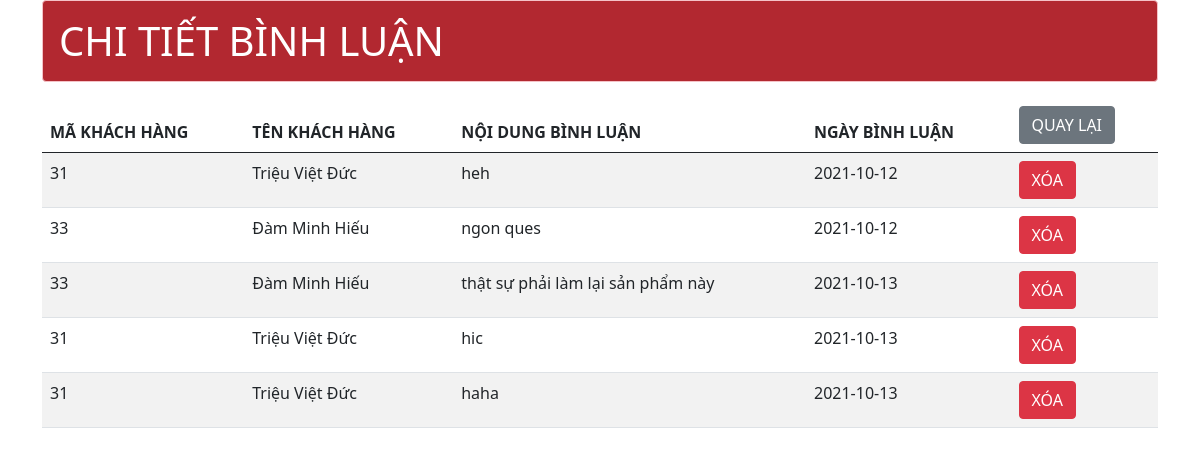
The page /admin/binh_luan/chi_tiet_cmt.php?ma_hh=19 on the database its author committed.
### tables this page shows
CREATE TABLE `binh_luan` (
  `ma_bl` int(11) NOT NULL,
  `noi_dung` varchar(255) NOT NULL,
  `ma_kh` int(11) NOT NULL,
  `ma_hh` int(11) NOT NULL,
  `ngay_tao` date NOT NULL
);

CREATE TABLE `khach_hang` (
  `ma_kh` int(11) NOT NULL,
  `ten_tk` varchar(255) NOT NULL,
  `ho_ten` varchar(255) NOT NULL,
  `email` varchar(255) NOT NULL,
  `sdt` int(11) NOT NULL,
  `mat_khau` varchar(255) NOT NULL,
  `img` varchar(255) NOT NULL,
  `gioi_tinh` tinyint(1) NOT NULL DEFAULT 1,
  `kich_hoat` tinyint(1) NOT NULL DEFAULT 1,
  `vai_tro` tinyint(1) NOT NULL DEFAULT 1
);

### admin/db/function.php (called while the page is built, shortened)
<?php
function pdo_get_connection(){
    $dburl = "mysql:host=localhost;dbname=db_du_an;charset=utf8";
    $username = 'root';
    $password = '';
    $conn = new PDO($dburl, $username, $password);
    $conn->setAttribute(PDO::ATTR_ERRMODE, PDO::ERRMODE_EXCEPTION);
    return $conn;
}
function pdo_query($sql){
    $sql_args = array_slice(func_get_args(), 1);
    try{
    $conn = pdo_get_connection();
    $stmt = $conn->prepare($sql);
    $stmt->execute($sql_args);
    $rows = $stmt->fetchAll();
    return $rows;
    }
    catch(PDOException $e){
    throw $e;
    }
    finally{
    unset($conn);
    }
}
?>

### admin/binh_luan/chi_tiet_cmt.php (the view, shortened to what this page needs)
<?php
require_once "./../db/function.php";
extract($_REQUEST);
if (array_key_exists('ma_hh',$_REQUEST)) {
    $sql = "SELECT binh_luan . ma_bl, khach_hang . ma_kh, khach_hang . ho_ten, binh_luan . noi_dung, ngay_tao
    FROM binh_luan INNER JOIN khach_hang ON binh_luan . ma_kh = khach_hang . ma_kh WHERE ma_hh = ?";
    $getdata = pdo_query($sql,$ma_hh);
}else if (array_key_exists('ma_bl',$_REQUEST)) {
    $sql = "DELETE FROM binh_luan WHERE ma_bl = ?";
    pdo_execute($sql,$ma_bl);
    header("location:\du_an_mau\admin\binh_luan\list.php");
}
?>
<!DOCTYPE html>
<html lang="en">
<head>
    <link href="https://cdn.jsdelivr.net/npm/bootstrap@5.0.1/dist/css/bootstrap.min.css" rel="stylesheet">
</head>
<body>
    <div class="container">
        <h1 class="alert alert-danger" style="color:#fff; background-color:#b22830;">CHI TIẾT BÌNH LUẬN</h1>
       <table class="table table-striped table-hover">
                    <thead>
                        <tr>
                            <th>MÃ KHÁCH HÀNG</th>
                            <th>TÊN KHÁCH HÀNG</th>
                            <th>NỘI DUNG BÌNH LUẬN</th>
                            <th>NGÀY BÌNH LUẬN</th>
                            <th><a href="\du_an_mau\admin\db\quan_tri.php" class="btn btn-secondary">QUAY LẠI</a></th>
                        </tr>
                    </thead>
                    <tbody>
                        <?php foreach ($getdata as $key => $value) : ?>
                            <tr>
                                <td><?php echo $value['ma_kh'] ?></td>
                                <td><?php echo $value['ho_ten'] ?></td>
                                <td><?php echo $value['noi_dung'] ?></td>
                                <td><?php echo $value['ngay_tao'] ?></td>
                                <td><a href="\du_an_mau\admin\binh_luan\chi_tiet_cmt.php?ma_bl=<?php echo $value['ma_bl'] ?>" class="btn btn-danger">XÓA</a></td>
                            </tr>
                        <?php endforeach; ?>
                    </tbody>
            </table>
    </div>
</body>
</html>

### rows shown on the page
binh_luan: ma_kh.ma_kh "31", ma_kh.ho_ten "Triệu Việt Đức", noi_dung "heh", ngay_tao "2021-10-12"
binh_luan: ma_kh.ma_kh "33", ma_kh.ho_ten "Đàm Minh Hiếu", noi_dung "ngon ques", ngay_tao "2021-10-12"
binh_luan: ma_kh.ma_kh "33", ma_kh.ho_ten "Đàm Minh Hiếu", noi_dung "thật sự phải làm lại sản phẩm này", ngay_tao "2021-10-13"
binh_luan: ma_kh.ma_kh "31", ma_kh.ho_ten "Triệu Việt Đức", noi_dung "hic", ngay_tao "2021-10-13"
binh_luan: ma_kh.ma_kh "31", ma_kh.ho_ten "Triệu Việt Đức", noi_dung "haha", ngay_tao "2021-10-13"
